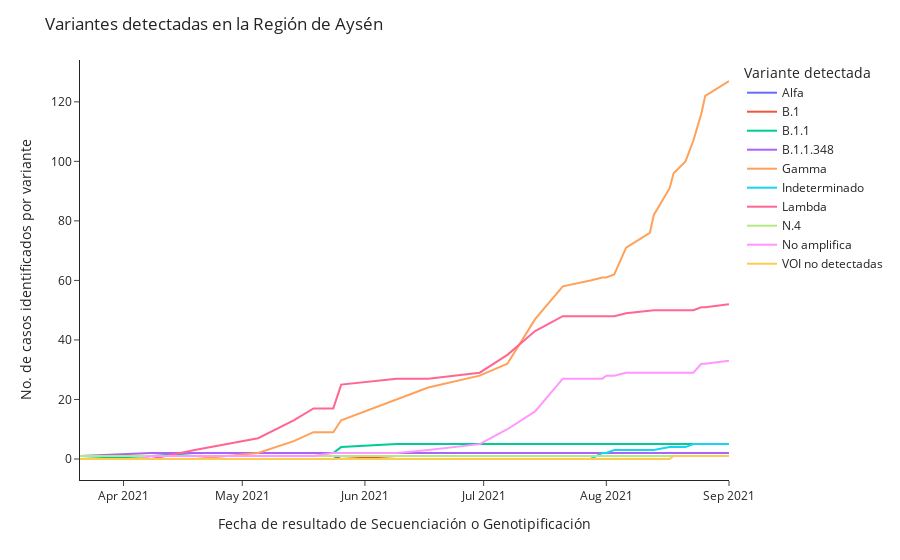

Notebook cell for this chart:
### Code cell
px.line(df_variantes_clean.groupby(['fecha_resultado_secuenciacion_genotipificacion', 'variante_linaje']).count()[['n_documento']].reset_index().pivot(
    index='fecha_resultado_secuenciacion_genotipificacion',
    columns='variante_linaje', 
    values=['n_documento']
).fillna(0).cumsum().clean_names().rename(
    columns={
        'alfa':'Alfa',
        'b_1':'B.1',
        'b_1_1':'B.1.1',
        'b_1_1_348':'B.1.1.348',
        'gamma':'Gamma',
        'indeterminado':'Indeterminado',
        'lambda':'Lambda',
        'n_4':'N.4',
        'no_amplifica':'No amplifica',
        'no_se_detectan_mutaciones_para_variantes_de_interes_por_parte_de_este_kit':'VOI no detectadas'
            })['n_documento'],
        labels={'variante_linaje':'Variante detectada'},
       ).update_layout(
    title= 'Variantes detectadas en la Región de Aysén',
    yaxis_title='No. de casos identificados por variante',
    xaxis_title='Fecha de resultado de Secuenciación o Genotipificación',
    template='simple_white',
    
    
)

### Figure 1 — Plotly figure (JSON) as saved in the notebook; plotly's stock layout.template omitted (floating-point values rounded to 4 significant figures)
{"data": [{"hovertemplate": "Variante detectada=Alfa<br>fecha_resultado_secuenciacion_genotipificacion=%{x}<br>value=%{y}<extra></extra>", "legendgroup": "Alfa", "line": {"color": "#636efa", "dash": "solid"}, "mode": "lines", "name": "Alfa", "orientation": "v", "showlegend": true, "type": "scatter", "x": ["2021-03-21T00:00:00", "2021-04-05T00:00:00", "2021-04-08T00:00:00", "2021-04-19T00:00:00", "2021-05-05T00:00:00", "2021-05-14T00:00:00", "2021-05-19T00:00:00", "2021-05-24T00:00:00", "2021-05-26T00:00:00", "2021-06-09T00:00:00", "2021-06-17T00:00:00", "2021-06-30T00:00:00", "2021-07-07T00:00:00", "2021-07-14T00:00:00", "2021-07-21T00:00:00", "2021-07-28T00:00:00", "2021-07-31T00:00:00", "2021-08-01T00:00:00", "2021-08-03T00:00:00", "2021-08-06T00:00:00", "2021-08-12T00:00:00", "2021-08-13T00:00:00", "2021-08-17T00:00:00", "2021-08-18T00:00:00", "2021-08-21T00:00:00", "2021-08-23T00:00:00", "2021-08-25T00:00:00", "2021-08-26T00:00:00", "2021-09-01T00:00:00"], "xaxis": "x", "y": [0, 0, 0, 0, 0, 0, 0, 0, 1, 1, 1, 1, 1, 1, 1, 1, 1, 1, 1, 1, 1, 1, 1, 1, 1, 1, 1, 1, 1], "yaxis": "y"}, {"hovertemplate": "Variante detectada=B.1<br>fecha_resultado_secuenciacion_genotipificacion=%{x}<br>value=%{y}<extra></extra>", "legendgroup": "B.1", "line": {"color": "#EF553B", "dash": "solid"}, "mode": "lines", "name": "B.1", "orientation": "v", "showlegend": true, "type": "scatter", "x": ["2021-03-21T00:00:00", "2021-04-05T00:00:00", "2021-04-08T00:00:00", "2021-04-19T00:00:00", "2021-05-05T00:00:00", "2021-05-14T00:00:00", "2021-05-19T00:00:00", "2021-05-24T00:00:00", "2021-05-26T00:00:00", "2021-06-09T00:00:00", "2021-06-17T00:00:00", "2021-06-30T00:00:00", "2021-07-07T00:00:00", "2021-07-14T00:00:00", "2021-07-21T00:00:00", "2021-07-28T00:00:00", "2021-07-31T00:00:00", "2021-08-01T00:00:00", "2021-08-03T00:00:00", "2021-08-06T00:00:00", "2021-08-12T00:00:00", "2021-08-13T00:00:00", "2021-08-17T00:00:00", "2021-08-18T00:00:00", "2021-08-21T00:00:00", "2021-08-23T00:00:00", "2021-08-25T00:00:00", "2021-08-26T00:00:00", "2021-09-01T00:00:00"], "xaxis": "x", "y": [0, 0, 0, 0, 0, 0, 0, 0, 0, 1, 1, 1, 1, 1, 1, 1, 1, 1, 1, 1, 1, 1, 1, 1, 1, 1, 1, 1, 1], "yaxis": "y"}, {"hovertemplate": "Variante detectada=B.1.1<br>fecha_resultado_secuenciacion_genotipificacion=%{x}<br>value=%{y}<extra></extra>", "legendgroup": "B.1.1", "line": {"color": "#00cc96", "dash": "solid"}, "mode": "lines", "name": "B.1.1", "orientation": "v", "showlegend": true, "type": "scatter", "x": ["2021-03-21T00:00:00", "2021-04-05T00:00:00", "2021-04-08T00:00:00", "2021-04-19T00:00:00", "2021-05-05T00:00:00", "2021-05-14T00:00:00", "2021-05-19T00:00:00", "2021-05-24T00:00:00", "2021-05-26T00:00:00", "2021-06-09T00:00:00", "2021-06-17T00:00:00", "2021-06-30T00:00:00", "2021-07-07T00:00:00", "2021-07-14T00:00:00", "2021-07-21T00:00:00", "2021-07-28T00:00:00", "2021-07-31T00:00:00", "2021-08-01T00:00:00", "2021-08-03T00:00:00", "2021-08-06T00:00:00", "2021-08-12T00:00:00", "2021-08-13T00:00:00", "2021-08-17T00:00:00", "2021-08-18T00:00:00", "2021-08-21T00:00:00", "2021-08-23T00:00:00", "2021-08-25T00:00:00", "2021-08-26T00:00:00", "2021-09-01T00:00:00"], "xaxis": "x", "y": [0, 1, 1, 2, 2, 2, 2, 2, 4, 5, 5, 5, 5, 5, 5, 5, 5, 5, 5, 5, 5, 5, 5, 5, 5, 5, 5, 5, 5], "yaxis": "y"}, {"hovertemplate": "Variante detectada=B.1.1.348<br>fecha_resultado_secuenciacion_genotipificacion=%{x}<br>value=%{y}<extra></extra>", "legendgroup": "B.1.1.348", "line": {"color": "#ab63fa", "dash": "solid"}, "mode": "lines", "name": "B.1.1.348", "orientation": "v", "showlegend": true, "type": "scatter", "x": ["2021-03-21T00:00:00", "2021-04-05T00:00:00", "2021-04-08T00:00:00", "2021-04-19T00:00:00", "2021-05-05T00:00:00", "2021-05-14T00:00:00", "2021-05-19T00:00:00", "2021-05-24T00:00:00", "2021-05-26T00:00:00", "2021-06-09T00:00:00", "2021-06-17T00:00:00", "2021-06-30T00:00:00", "2021-07-07T00:00:00", "2021-07-14T00:00:00", "2021-07-21T00:00:00", "2021-07-28T00:00:00", "2021-07-31T00:00:00", "2021-08-01T00:00:00", "2021-08-03T00:00:00", "2021-08-06T00:00:00", "2021-08-12T00:00:00", "2021-08-13T00:00:00", "2021-08-17T00:00:00", "2021-08-18T00:00:00", "2021-08-21T00:00:00", "2021-08-23T00:00:00", "2021-08-25T00:00:00", "2021-08-26T00:00:00", "2021-09-01T00:00:00"], "xaxis": "x", "y": [1, 2, 2, 2, 2, 2, 2, 2, 2, 2, 2, 2, 2, 2, 2, 2, 2, 2, 2, 2, 2, 2, 2, 2, 2, 2, 2, 2, 2], "yaxis": "y"}, {"hovertemplate": "Variante detectada=Gamma<br>fecha_resultado_secuenciacion_genotipificacion=%{x}<br>value=%{y}<extra></extra>", "legendgroup": "Gamma", "line": {"color": "#FFA15A", "dash": "solid"}, "mode": "lines", "name": "Gamma", "orientation": "v", "showlegend": true, "type": "scatter", "x": ["2021-03-21T00:00:00", "2021-04-05T00:00:00", "2021-04-08T00:00:00", "2021-04-19T00:00:00", "2021-05-05T00:00:00", "2021-05-14T00:00:00", "2021-05-19T00:00:00", "2021-05-24T00:00:00", "2021-05-26T00:00:00", "2021-06-09T00:00:00", "2021-06-17T00:00:00", "2021-06-30T00:00:00", "2021-07-07T00:00:00", "2021-07-14T00:00:00", "2021-07-21T00:00:00", "2021-07-28T00:00:00", "2021-07-31T00:00:00", "2021-08-01T00:00:00", "2021-08-03T00:00:00", "2021-08-06T00:00:00", "2021-08-12T00:00:00", "2021-08-13T00:00:00", "2021-08-17T00:00:00", "2021-08-18T00:00:00", "2021-08-21T00:00:00", "2021-08-23T00:00:00", "2021-08-25T00:00:00", "2021-08-26T00:00:00", "2021-09-01T00:00:00"], "xaxis": "x", "y": [0, 0, 0, 0, 2, 6, 9, 9, 13, 20, 24, 28, 32, 47, 58, 60, 61, 61, 62, 71, 76, 82, 91, 96, 100, 107, 116, 122, 127], "yaxis": "y"}, {"hovertemplate": "Variante detectada=Indeterminado<br>fecha_resultado_secuenciacion_genotipificacion=%{x}<br>value=%{y}<extra></extra>", "legendgroup": "Indeterminado", "line": {"color": "#19d3f3", "dash": "solid"}, "mode": "lines", "name": "Indeterminado", "orientation": "v", "showlegend": true, "type": "scatter", "x": ["2021-03-21T00:00:00", "2021-04-05T00:00:00", "2021-04-08T00:00:00", "2021-04-19T00:00:00", "2021-05-05T00:00:00", "2021-05-14T00:00:00", "2021-05-19T00:00:00", "2021-05-24T00:00:00", "2021-05-26T00:00:00", "2021-06-09T00:00:00", "2021-06-17T00:00:00", "2021-06-30T00:00:00", "2021-07-07T00:00:00", "2021-07-14T00:00:00", "2021-07-21T00:00:00", "2021-07-28T00:00:00", "2021-07-31T00:00:00", "2021-08-01T00:00:00", "2021-08-03T00:00:00", "2021-08-06T00:00:00", "2021-08-12T00:00:00", "2021-08-13T00:00:00", "2021-08-17T00:00:00", "2021-08-18T00:00:00", "2021-08-21T00:00:00", "2021-08-23T00:00:00", "2021-08-25T00:00:00", "2021-08-26T00:00:00", "2021-09-01T00:00:00"], "xaxis": "x", "y": [0, 0, 0, 0, 0, 0, 0, 0, 0, 0, 0, 0, 0, 0, 0, 0, 2, 2, 3, 3, 3, 3, 4, 4, 4, 5, 5, 5, 5], "yaxis": "y"}, {"hovertemplate": "Variante detectada=Lambda<br>fecha_resultado_secuenciacion_genotipificacion=%{x}<br>value=%{y}<extra></extra>", "legendgroup": "Lambda", "line": {"color": "#FF6692", "dash": "solid"}, "mode": "lines", "name": "Lambda", "orientation": "v", "showlegend": true, "type": "scatter", "x": ["2021-03-21T00:00:00", "2021-04-05T00:00:00", "2021-04-08T00:00:00", "2021-04-19T00:00:00", "2021-05-05T00:00:00", "2021-05-14T00:00:00", "2021-05-19T00:00:00", "2021-05-24T00:00:00", "2021-05-26T00:00:00", "2021-06-09T00:00:00", "2021-06-17T00:00:00", "2021-06-30T00:00:00", "2021-07-07T00:00:00", "2021-07-14T00:00:00", "2021-07-21T00:00:00", "2021-07-28T00:00:00", "2021-07-31T00:00:00", "2021-08-01T00:00:00", "2021-08-03T00:00:00", "2021-08-06T00:00:00", "2021-08-12T00:00:00", "2021-08-13T00:00:00", "2021-08-17T00:00:00", "2021-08-18T00:00:00", "2021-08-21T00:00:00", "2021-08-23T00:00:00", "2021-08-25T00:00:00", "2021-08-26T00:00:00", "2021-09-01T00:00:00"], "xaxis": "x", "y": [0, 0, 0, 3, 7, 13, 17, 17, 25, 27, 27, 29, 35, 43, 48, 48, 48, 48, 48, 49, 50, 50, 50, 50, 50, 50, 51, 51, 52], "yaxis": "y"}, {"hovertemplate": "Variante detectada=N.4<br>fecha_resultado_secuenciacion_genotipificacion=%{x}<br>value=%{y}<extra></extra>", "legendgroup": "N.4", "line": {"color": "#B6E880", "dash": "solid"}, "mode": "lines", "name": "N.4", "orientation": "v", "showlegend": true, "type": "scatter", "x": ["2021-03-21T00:00:00", "2021-04-05T00:00:00", "2021-04-08T00:00:00", "2021-04-19T00:00:00", "2021-05-05T00:00:00", "2021-05-14T00:00:00", "2021-05-19T00:00:00", "2021-05-24T00:00:00", "2021-05-26T00:00:00", "2021-06-09T00:00:00", "2021-06-17T00:00:00", "2021-06-30T00:00:00", "2021-07-07T00:00:00", "2021-07-14T00:00:00", "2021-07-21T00:00:00", "2021-07-28T00:00:00", "2021-07-31T00:00:00", "2021-08-01T00:00:00", "2021-08-03T00:00:00", "2021-08-06T00:00:00", "2021-08-12T00:00:00", "2021-08-13T00:00:00", "2021-08-17T00:00:00", "2021-08-18T00:00:00", "2021-08-21T00:00:00", "2021-08-23T00:00:00", "2021-08-25T00:00:00", "2021-08-26T00:00:00", "2021-09-01T00:00:00"], "xaxis": "x", "y": [1, 1, 1, 1, 1, 1, 1, 1, 1, 1, 1, 1, 1, 1, 1, 1, 1, 1, 1, 1, 1, 1, 1, 1, 1, 1, 1, 1, 1], "yaxis": "y"}, {"hovertemplate": "Variante detectada=No amplifica<br>fecha_resultado_secuenciacion_genotipificacion=%{x}<br>value=%{y}<extra></extra>", "legendgroup": "No amplifica", "line": {"color": "#FF97FF", "dash": "solid"}, "mode": "lines", "name": "No amplifica", "orientation": "v", "showlegend": true, "type": "scatter", "x": ["2021-03-21T00:00:00", "2021-04-05T00:00:00", "2021-04-08T00:00:00", "2021-04-19T00:00:00", "2021-05-05T00:00:00", "2021-05-14T00:00:00", "2021-05-19T00:00:00", "2021-05-24T00:00:00", "2021-05-26T00:00:00", "2021-06-09T00:00:00", "2021-06-17T00:00:00", "2021-06-30T00:00:00", "2021-07-07T00:00:00", "2021-07-14T00:00:00", "2021-07-21T00:00:00", "2021-07-28T00:00:00", "2021-07-31T00:00:00", "2021-08-01T00:00:00", "2021-08-03T00:00:00", "2021-08-06T00:00:00", "2021-08-12T00:00:00", "2021-08-13T00:00:00", "2021-08-17T00:00:00", "2021-08-18T00:00:00", "2021-08-21T00:00:00", "2021-08-23T00:00:00", "2021-08-25T00:00:00", "2021-08-26T00:00:00", "2021-09-01T00:00:00"], "xaxis": "x", "y": [0, 0, 1, 1, 1, 1, 1, 2, 2, 2, 3, 5, 10, 16, 27, 27, 27, 28, 28, 29, 29, 29, 29, 29, 29, 29, 32, 32, 33], "yaxis": "y"}, {"hovertemplate": "Variante detectada=VOI no detectadas<br>fecha_resultado_secuenciacion_genotipificacion=%{x}<br>value=%{y}<extra></extra>", "legendgroup": "VOI no detectadas", "line": {"color": "#FECB52", "dash": "solid"}, "mode": "lines", "name": "VOI no detectadas", "orientation": "v", "showlegend": true, "type": "scatter", "x": ["2021-03-21T00:00:00", "2021-04-05T00:00:00", "2021-04-08T00:00:00", "2021-04-19T00:00:00", "2021-05-05T00:00:00", "2021-05-14T00:00:00", "2021-05-19T00:00:00", "2021-05-24T00:00:00", "2021-05-26T00:00:00", "2021-06-09T00:00:00", "2021-06-17T00:00:00", "2021-06-30T00:00:00", "2021-07-07T00:00:00", "2021-07-14T00:00:00", "2021-07-21T00:00:00", "2021-07-28T00:00:00", "2021-07-31T00:00:00", "2021-08-01T00:00:00", "2021-08-03T00:00:00", "2021-08-06T00:00:00", "2021-08-12T00:00:00", "2021-08-13T00:00:00", "2021-08-17T00:00:00", "2021-08-18T00:00:00", "2021-08-21T00:00:00", "2021-08-23T00:00:00", "2021-08-25T00:00:00", "2021-08-26T00:00:00", "2021-09-01T00:00:00"], "xaxis": "x", "y": [0, 0, 0, 0, 0, 0, 0, 0, 0, 0, 0, 0, 0, 0, 0, 0, 0, 0, 0, 0, 0, 0, 0, 1, 1, 1, 1, 1, 1], "yaxis": "y"}], "layout": {"legend": {"title": {"text": "Variante detectada"}, "tracegroupgap": 0}, "margin": {"t": 60}, "title": {"text": "Variantes detectadas en la Región de Aysén"}, "xaxis": {"anchor": "y", "domain": [0, 1], "title": {"text": "Fecha de resultado de Secuenciación o Genotipificación"}}, "yaxis": {"anchor": "x", "domain": [0, 1], "title": {"text": "No. de casos identificados por variante"}}}}
